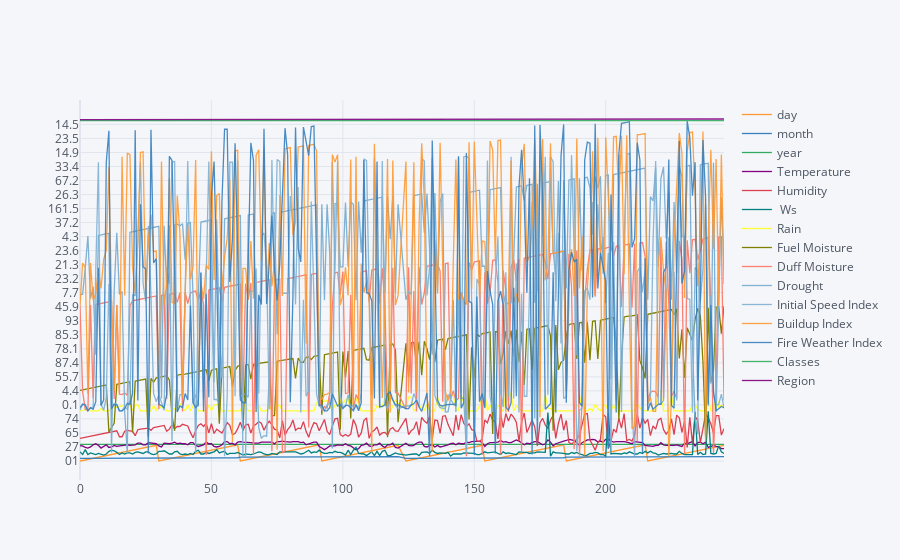

The cell this chart's notebook holds for it:
### Code cell
df.iplot()

### Figure 1 — Plotly figure (JSON) as saved in the notebook; plotly's stock layout.template omitted (floating-point values rounded to 4 significant figures; data arrays with more than 128 entries replaced by an {"elided": "..."} marker saying what was removed)
{"data": [{"line": {"color": "rgba(255, 153, 51, 1.0)", "dash": "solid", "shape": "linear", "width": 1.3}, "mode": "lines", "name": "day", "text": "", "type": "scatter", "x": {"elided": "244 int values"}, "y": {"elided": "244 str values"}}, {"line": {"color": "rgba(55, 128, 191, 1.0)", "dash": "solid", "shape": "linear", "width": 1.3}, "mode": "lines", "name": "month", "text": "", "type": "scatter", "x": {"elided": "244 int values"}, "y": {"elided": "244 str values"}}, {"line": {"color": "rgba(50, 171, 96, 1.0)", "dash": "solid", "shape": "linear", "width": 1.3}, "mode": "lines", "name": "year", "text": "", "type": "scatter", "x": {"elided": "244 int values"}, "y": {"elided": "244 str values"}}, {"line": {"color": "rgba(128, 0, 128, 1.0)", "dash": "solid", "shape": "linear", "width": 1.3}, "mode": "lines", "name": "Temperature", "text": "", "type": "scatter", "x": {"elided": "244 int values"}, "y": {"elided": "244 str values"}}, {"line": {"color": "rgba(219, 64, 82, 1.0)", "dash": "solid", "shape": "linear", "width": 1.3}, "mode": "lines", "name": "Humidity", "text": "", "type": "scatter", "x": {"elided": "244 int values"}, "y": {"elided": "244 str values"}}, {"line": {"color": "rgba(0, 128, 128, 1.0)", "dash": "solid", "shape": "linear", "width": 1.3}, "mode": "lines", "name": " Ws", "text": "", "type": "scatter", "x": {"elided": "244 int values"}, "y": {"elided": "244 str values"}}, {"line": {"color": "rgba(255, 255, 51, 1.0)", "dash": "solid", "shape": "linear", "width": 1.3}, "mode": "lines", "name": "Rain", "text": "", "type": "scatter", "x": {"elided": "244 int values"}, "y": {"elided": "244 str values"}}, {"line": {"color": "rgba(128, 128, 0, 1.0)", "dash": "solid", "shape": "linear", "width": 1.3}, "mode": "lines", "name": "Fuel Moisture", "text": "", "type": "scatter", "x": {"elided": "244 int values"}, "y": {"elided": "244 str values"}}, {"line": {"color": "rgba(251, 128, 114, 1.0)", "dash": "solid", "shape": "linear", "width": 1.3}, "mode": "lines", "name": "Duff Moisture", "text": "", "type": "scatter", "x": {"elided": "244 int values"}, "y": {"elided": "244 str values"}}, {"line": {"color": "rgba(128, 177, 211, 1.0)", "dash": "solid", "shape": "linear", "width": 1.3}, "mode": "lines", "name": "Drought", "text": "", "type": "scatter", "x": {"elided": "244 int values"}, "y": {"elided": "244 str values"}}, {"line": {"color": "rgba(128, 177, 211, 0.8999999999999999)", "dash": "solid", "shape": "linear", "width": 1.3}, "mode": "lines", "name": "Initial Speed Index", "text": "", "type": "scatter", "x": {"elided": "244 int values"}, "y": {"elided": "244 str values"}}, {"line": {"color": "rgba(255, 153, 51, 0.8999999999999999)", "dash": "solid", "shape": "linear", "width": 1.3}, "mode": "lines", "name": "Buildup Index", "text": "", "type": "scatter", "x": {"elided": "244 int values"}, "y": {"elided": "244 str values"}}, {"line": {"color": "rgba(55, 128, 191, 0.8999999999999999)", "dash": "solid", "shape": "linear", "width": 1.3}, "mode": "lines", "name": "Fire Weather Index", "text": "", "type": "scatter", "x": {"elided": "244 int values"}, "y": {"elided": "244 str values"}}, {"line": {"color": "rgba(50, 171, 96, 0.8999999999999999)", "dash": "solid", "shape": "linear", "width": 1.3}, "mode": "lines", "name": "Classes", "text": "", "type": "scatter", "x": {"elided": "244 int values"}, "y": {"elided": "244 str values"}}, {"line": {"color": "rgba(128, 0, 128, 0.8999999999999999)", "dash": "solid", "shape": "linear", "width": 1.3}, "mode": "lines", "name": "Region", "text": "", "type": "scatter", "x": {"elided": "244 int values"}, "y": {"elided": "244 str values"}}], "layout": {"legend": {"bgcolor": "#F5F6F9", "font": {"color": "#4D5663"}}, "paper_bgcolor": "#F5F6F9", "plot_bgcolor": "#F5F6F9", "title": {"font": {"color": "#4D5663"}}, "xaxis": {"gridcolor": "#E1E5ED", "showgrid": true, "tickfont": {"color": "#4D5663"}, "title": {"font": {"color": "#4D5663"}, "text": ""}, "zerolinecolor": "#E1E5ED"}, "yaxis": {"gridcolor": "#E1E5ED", "showgrid": true, "tickfont": {"color": "#4D5663"}, "title": {"font": {"color": "#4D5663"}, "text": ""}, "zerolinecolor": "#E1E5ED"}}}
